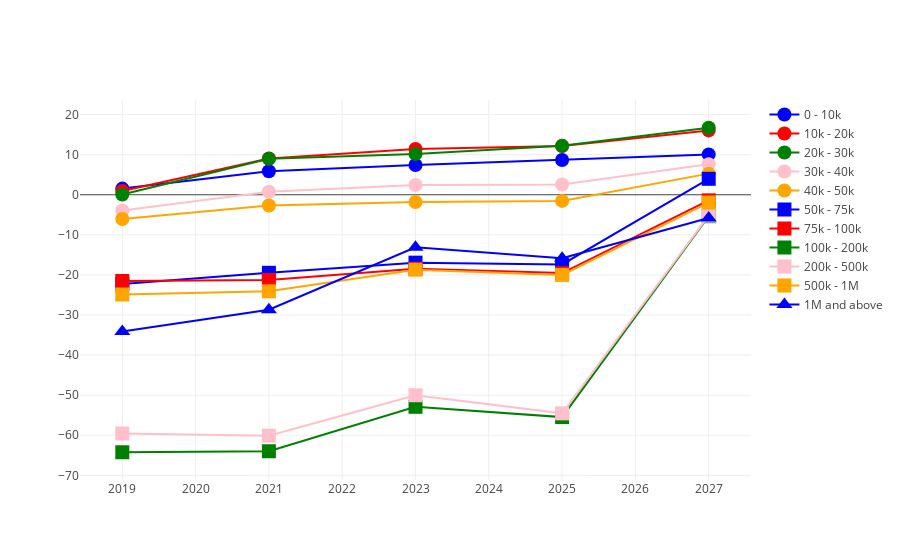

The notebook cell saved with this chart:
### Markdown cell above
Here's the data plotted with the year on the x-axis and the amounts (in millions of USD) of revenue change for each income group.  Positive means that group is paying more taxes (as compared to <FIXME YEAR>) and negative means that group is paying less.

### Code cell
clist=['blue', 'red', 'green', 'pink', 'orange'] # colors
slist=['circle', 'square', 'triangle-up'] # symbols
# markers
mlist = [dict(color=c, symbol=s, size=14) for s in slist for c in clist]

iplot([{
    'x': df2.index,
    'y': df2[col],
    'name': col,
    'mode': 'lines+markers',
    'marker': mlist[idx]
}  for idx,col in enumerate(df2.columns[0:-1])], filename='cufflinks/simple-line')

### Figure 1 — Plotly figure (JSON) as saved in the notebook; plotly's stock layout.template omitted (floating-point values rounded to 4 significant figures)
{"data": [{"marker": {"color": "blue", "size": 14, "symbol": "circle"}, "mode": "lines+markers", "name": "0 - 10k", "x": ["2019", "2021", "2023", "2025", "2027"], "y": [1.54, 5.87, 7.44, 8.68, 10.07]}, {"marker": {"color": "red", "size": 14, "symbol": "circle"}, "mode": "lines+markers", "name": "10k - 20k", "x": ["2019", "2021", "2023", "2025", "2027"], "y": [0.96, 9.05, 11.4, 12.18, 16.06]}, {"marker": {"color": "green", "size": 14, "symbol": "circle"}, "mode": "lines+markers", "name": "20k - 30k", "x": ["2019", "2021", "2023", "2025", "2027"], "y": [0.08, 9, 10.2, 12.21, 16.72]}, {"marker": {"color": "pink", "size": 14, "symbol": "circle"}, "mode": "lines+markers", "name": "30k - 40k", "x": ["2019", "2021", "2023", "2025", "2027"], "y": [-3.92, 0.77, 2.44, 2.56, 7.61]}, {"marker": {"color": "orange", "size": 14, "symbol": "circle"}, "mode": "lines+markers", "name": "40k - 50k", "x": ["2019", "2021", "2023", "2025", "2027"], "y": [-6.04, -2.66, -1.8, -1.53, 5.27]}, {"marker": {"color": "blue", "size": 14, "symbol": "square"}, "mode": "lines+markers", "name": "50k - 75k", "x": ["2019", "2021", "2023", "2025", "2027"], "y": [-22.27, -19.47, -16.94, -17.38, 3.98]}, {"marker": {"color": "red", "size": 14, "symbol": "square"}, "mode": "lines+markers", "name": "75k - 100k", "x": ["2019", "2021", "2023", "2025", "2027"], "y": [-21.52, -21.26, -18.47, -19.54, -1.39]}, {"marker": {"color": "green", "size": 14, "symbol": "square"}, "mode": "lines+markers", "name": "100k - 200k", "x": ["2019", "2021", "2023", "2025", "2027"], "y": [-64.24, -63.99, -52.9, -55.47, -5.34]}, {"marker": {"color": "pink", "size": 14, "symbol": "square"}, "mode": "lines+markers", "name": "200k - 500k", "x": ["2019", "2021", "2023", "2025", "2027"], "y": [-59.57, -60.11, -50.01, -54.53, -5.19]}, {"marker": {"color": "orange", "size": 14, "symbol": "square"}, "mode": "lines+markers", "name": "500k - 1M", "x": ["2019", "2021", "2023", "2025", "2027"], "y": [-24.88, -24.08, -18.69, -20, -1.94]}, {"marker": {"color": "blue", "size": 14, "symbol": "triangle-up"}, "mode": "lines+markers", "name": "1M and above", "x": ["2019", "2021", "2023", "2025", "2027"], "y": [-34.1, -28.69, -13.1, -15.81, -5.78]}], "layout": {}}
